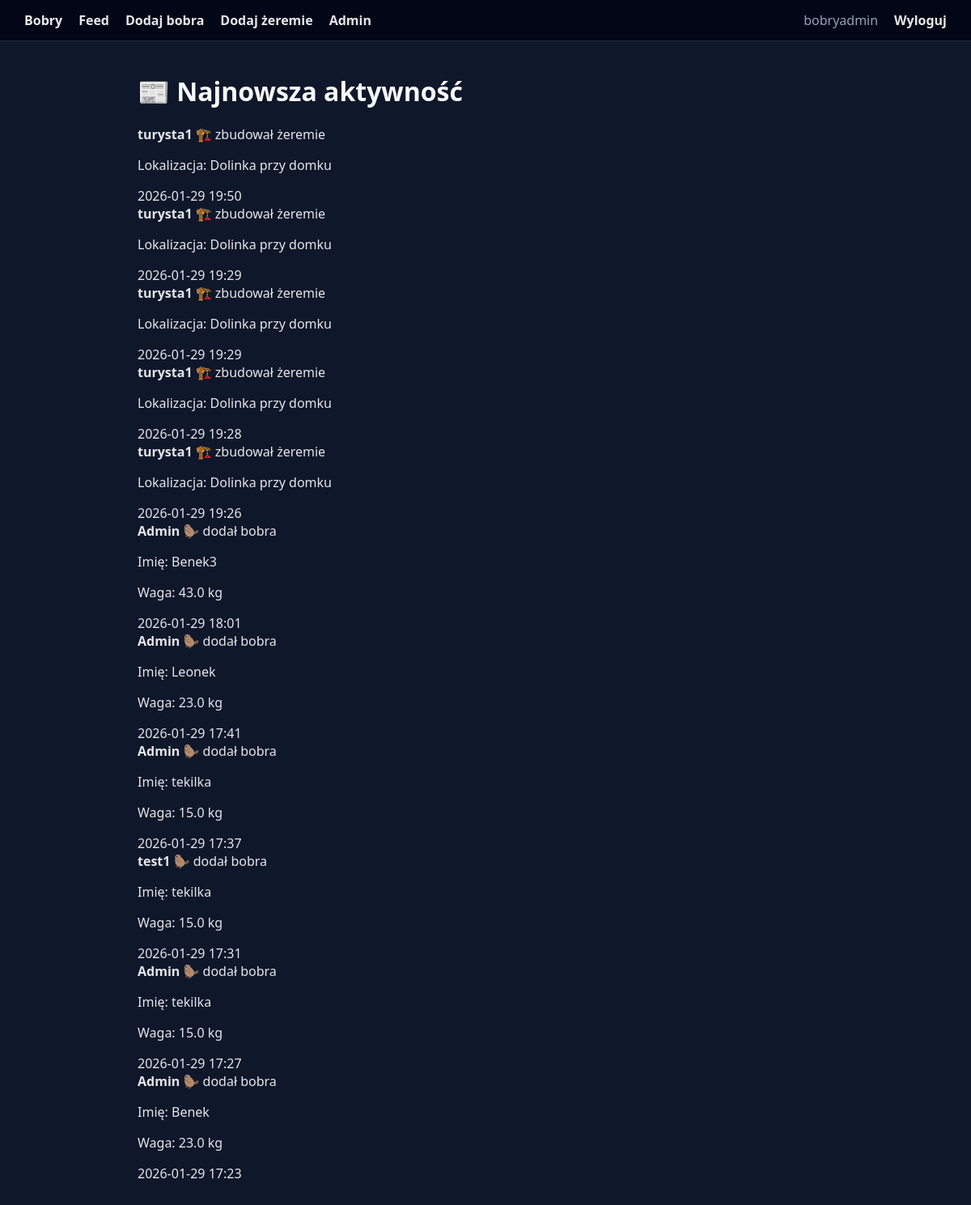
The page /feed/ (signed in) on the database its author committed.
### bobry/models.py (models this page shows, shortened)
class Activity(models.Model):
    ACTIVITY_TYPES = [
        ('BOBR', 'Dodano bobra'),
        ('OBS', 'Dodano obserwację'),
        ('ZER', 'Zbudowano żeremie'),
    ]
    user = models.ForeignKey(User, on_delete=models.CASCADE)
    activity_type = models.CharField(max_length=10, choices=ACTIVITY_TYPES)
    created_at = models.DateTimeField(auto_now_add=True)
    bobr = models.ForeignKey(Bobr, null=True, blank=True, on_delete=models.CASCADE)
    obserwacja = models.ForeignKey(Obserwacja, null=True, blank=True, on_delete=models.CASCADE)
    zeremie = models.ForeignKey(Zeremie, null=True, blank=True, on_delete=models.CASCADE)

class Bobr(models.Model):
    imie = models.CharField(max_length=50)
    data_urodzenia = models.DateField(null=True, blank=True)
    waga = models.FloatField()
    user = models.ForeignKey(User, on_delete=models.SET_NULL, null=True, blank=True)
    created_at = models.DateTimeField(auto_now_add=True)

class Zeremie(models.Model):
    lokalizacja = models.CharField(max_length=200)
    czy_wymaga_remontu = models.BooleanField(default=False)
    budowniczy = models.ForeignKey(
        Bobr,
        on_delete=models.CASCADE,
        related_name='zeremia'
    )
    gatunek_drzewa = models.ForeignKey(
        GatunekDrzewa,
        on_delete=models.PROTECT,
        related_name='zeremia'
    )
    created_at = models.DateTimeField(auto_now_add=True)

### bobry/pages.py (the view)
# urls.py: path("feed/", feed_page, name="feed"),
@login_required
def feed_page(request):
    activities = (
        Activity.objects
        .select_related(
            "user",
            "bobr",
            "obserwacja",
        )
        .order_by("-created_at")
    )
    return render(request, "feed.html", {
        "activities": activities
    })

### bobry/templates/feed.html (shortened to what this page needs)
{% extends "base.html" %}
{% block content %}
<h1>📰 Najnowsza aktywność</h1>
{% if activities %}
    {% for activity in activities %}
        <div class="feed-card">
            {% if activity.activity_type == "BOBR" %}
                <div class="feed-header">
                    <strong>{{ activity.user.username }}</strong>
                    🦫 dodał bobra
                </div>
                <div class="feed-body">
                    <p>Imię: {{ activity.bobr.imie }}</p>
                    <p>Waga: {{ activity.bobr.waga }} kg</p>
                </div>
            {% elif activity.activity_type == "ZER" %}
                <div class="feed-header">
                    <strong>{{ activity.user.username }}</strong>
                    🏗️ zbudował żeremie
                </div>
                <div class="feed-body">
                    <p>Lokalizacja: {{ activity.user.bobr_set.first.zeremia.last.lokalizacja }}</p>
                </div>
            {% endif %}
            <div class="feed-footer">
                {{ activity.created_at|date:"Y-m-d H:i" }}
            </div>
        </div>
    {% endfor %}
{% else %}
    <p>Brak aktywności</p>
{% endif %}
{% endblock %}

### bobry/templates/base.html (shortened to what this page needs)
{% load static %}
<!doctype html>
<html lang="pl">
<head>
    <link rel="stylesheet" href="{% static 'css/style.css' %}">
</head>
<body>
<nav>
    <a href="{% url 'index' %}"> Bobry</a>
    <a href="{% url 'feed' %}">Feed</a>
    {% if user.is_authenticated %}
        <a href="{% url 'add_bobr' %}">Dodaj bobra</a>
        <a href="{% url 'add_zeremie' %}">Dodaj żeremie</a>
        {% if user.is_staff %}
            <a href="{% url 'admin_panel' %}">Admin</a>
        {% endif %}
        <span>{{ user.username }}</span>
        <a href="{% url 'logout' %}">Wyloguj</a>
    {% else %}
        <a href="{% url 'login' %}">Logowanie</a>
        <a href="{% url 'register' %}">Rejestracja</a>
    {% endif %}
</nav>
<div class="container">
    {% block content %}{% endblock %}
</div>
</body>
</html>

### bobry/static/css/style.css (style rules this page uses)
* { box-sizing: border-box; }
body { margin: 0; font-family: "Segoe UI", Roboto, Arial, sans-serif; background: #0f172a; color: #e5e7eb; }
nav { background: linear-gradient(90deg, #020617, #020617); padding: 14px 30px; display: flex; align-items: center; gap: 20px; border-bottom: 1px solid #1e293b; }
nav a { color: #e5e7eb; text-decoration: none; font-weight: 600; }
nav span { margin-left: auto; color: #94a3b8; }
.container { max-width: 900px; margin: 40px auto; padding: 0 20px; }
h1, h2 { margin-top: 0; color: #f8fafc; }

### rows shown on the page
Activity: user.username "turysta1", user.bobr_set.first.zeremia.last.lokalizacja "Dolinka przy domku", created_at "2026-01-29 19:50"
Activity: user.username "turysta1", user.bobr_set.first.zeremia.last.lokalizacja "Dolinka przy domku", created_at "2026-01-29 19:29"
Activity: user.username "turysta1", user.bobr_set.first.zeremia.last.lokalizacja "Dolinka przy domku", created_at "2026-01-29 19:29"
Activity: user.username "turysta1", user.bobr_set.first.zeremia.last.lokalizacja "Dolinka przy domku", created_at "2026-01-29 19:28"
Activity: user.username "turysta1", user.bobr_set.first.zeremia.last.lokalizacja "Dolinka przy domku", created_at "2026-01-29 19:26"
Activity: user.username "Admin", bobr.imie "Benek3", bobr.waga "43.0", created_at "2026-01-29 18:01"
Activity: user.username "Admin", bobr.imie "Leonek", bobr.waga "23.0", created_at "2026-01-29 17:41"
Activity: user.username "Admin", bobr.imie "tekilka", bobr.waga "15.0", created_at "2026-01-29 17:37"
Activity: user.username "test1", bobr.imie "tekilka", bobr.waga "15.0", created_at "2026-01-29 17:31"
Activity: user.username "Admin", bobr.imie "tekilka", bobr.waga "15.0", created_at "2026-01-29 17:27"
Activity: user.username "Admin", bobr.imie "Benek", bobr.waga "23.0", created_at "2026-01-29 17:23"

### other values the page prints
{{ user.username }} "bobryadmin"
